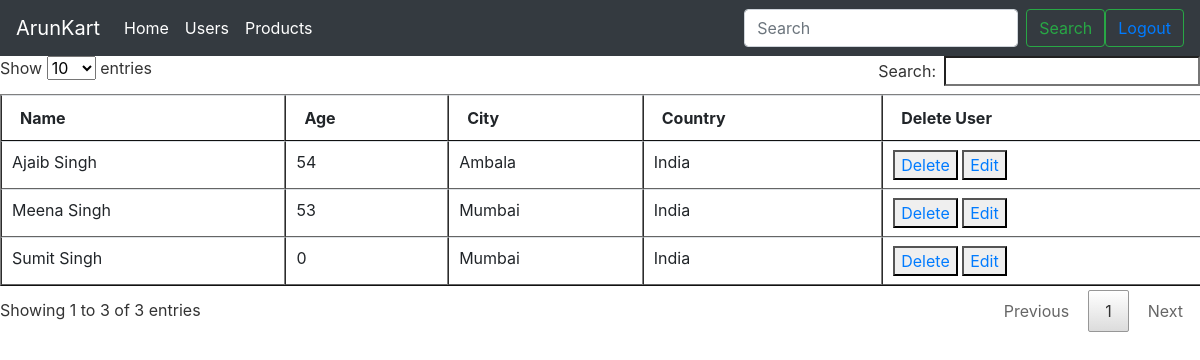
/users/ (signed in), run on an earlier commit of the app's database.
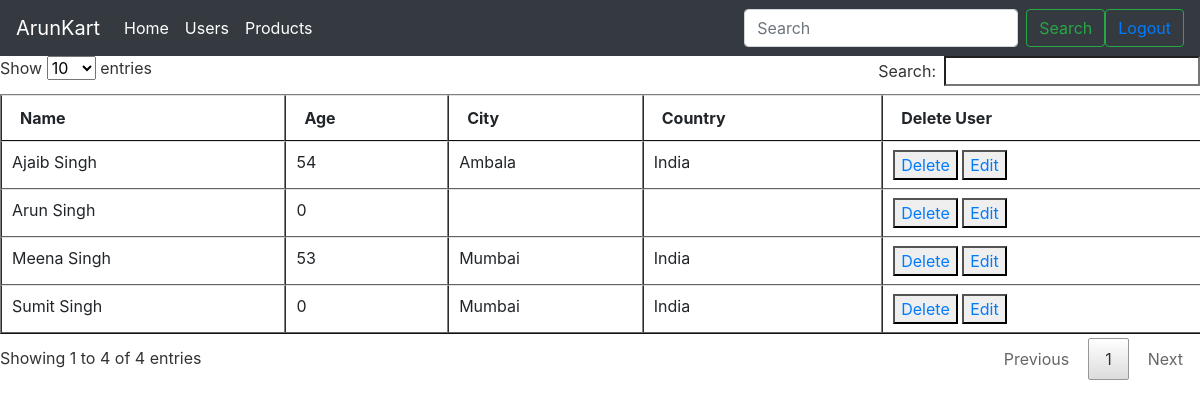
And on a later commit of the database.
### mykart/models.py (models this page shows, shortened)
class UserDetail(models.Model):
    user = models.OneToOneField(User, on_delete=models.CASCADE)
    first_name = models.CharField(max_length=20, default='', blank=True)
    last_name = models.CharField(max_length=20, default='', blank=True)
    full_name = models.CharField(max_length=50, default='', blank=True)
    age = models.PositiveIntegerField(default=0, blank=True)
    email = models.EmailField(default=None, blank=True)
    city = models.CharField(max_length=25, default='', blank=True)
    state = models.CharField(max_length=25, default='', blank=True)
    country = models.CharField(max_length=25, default='', blank=True)
    pin_code = models.BigIntegerField(default=0, blank=True)
    contact_number = models.BigIntegerField(default=0, blank=True)
    is_married = models.BooleanField(default=0, blank=False)
    profile_image = models.ImageField(upload_to='profile_image/', default='', blank=True)
    document = models.FileField(upload_to='document/', null=True, blank=True)

### mykart/views.py (the view)
# urls.py: 2. Add a URL to urlpatterns:  path('', Home.as_view(), name='home')
class Home(RequireLoginMixin , ListView):
    model = UserDetail
    template_name = 'mykart/home.html'
    context_object_name = 'users'

### mykart/mixins.py (called while the page is built)
    def dispatch(self, request, *args, **kwargs):
        print("User", request.user)
        if not request.user.is_authenticated:
            print("is authenticated")
            return redirect("login")
        return super(RequireLoginMixin, self).dispatch(request, *args, **kwargs)

### mykart/templates/mykart/home.html (shortened to what this page needs)
{% extends "mykart/base.html" %}
{% block content %}
<body>
    <table class="table" id="user_table" border="1">
        <thead>
            <tr>
                <th>Name</th>
                <th>Age</th>
                <th>City</th>
                <th>Country</th>
                <th>Delete User</th>
            </tr>
        </thead>
        <tbody>
        {% for i in users %}
            <tr>
                <td>{{ i.full_name }}</td>
                <td>{{ i.age }}</td>
                <td>{{ i.city }}</td>
                <td>{{ i.country }}</td>
                <td><button><a href="{% url 'delete' i.id %}" >Delete</a></button> <button id="edit_user" value="{{ i.id }}"><a href="#" >Edit</a></button></td>
            </tr>
        {% endfor %}
        </tbody>
    </table>
</body>
{% endblock %}

### mykart/templates/mykart/base.html (shortened to what this page needs)
<!DOCTYPE html>
{% load static %}
<html lang="en">
<head>
    <link rel="stylesheet" href="{% static 'mykart/css/bootstrap.min.css' %}" >
    <link rel="stylesheet" href="{% static 'mykart/css/jquery.dataTables.min.css' %}" >
</head>
<body>
    <nav class="navbar navbar-expand-lg bg-dark">
        <a class="navbar-brand text-white" href="#">ArunKart</a>
        <div class="collapse navbar-collapse" id="navbarText">
            <ul class="navbar-nav mr-auto">
                  <li class="nav-item active">
                    <a class="nav-link text-white" href="#">Home <span class="sr-only">(current)</span></a>
                  </li>
                  <li class="nav-item">
                    <a class="nav-link text-white" href="{% url 'users' %}">Users</a>
                  </li>
                  <li class="nav-item">
                    <a class="nav-link text-white" href="{% url 'product' %}">Products</a>
                  </li>
            </ul>
            <form class="form-inline">
                <input class="form-control mr-sm-2" type="search" placeholder="Search" aria-label="Search">
                <button class="btn btn-outline-success my-2 my-sm-0" type="submit">Search</button>
                <button class="btn btn-outline-success my-2 my-sm-0" type="submit"><a href="{% url "logout" %}">Logout</a></button>
            </form>
        </div>
    </nav>
    {% block content %}
    {% endblock %}
</body>
</html>

What changed in the data, as far as the page shows it:
added UserDetail: full_name "Arun Singh", age "0", {{ i.id }} 6 (drawn)
Also different on the page:
text written by a page script: "Show entries Search: Showing 1 to 3 of 3 entries Previous 1 Next" → "Show entries Search: Showing 1 to 4 of 4 entries Previous 1 Next"
